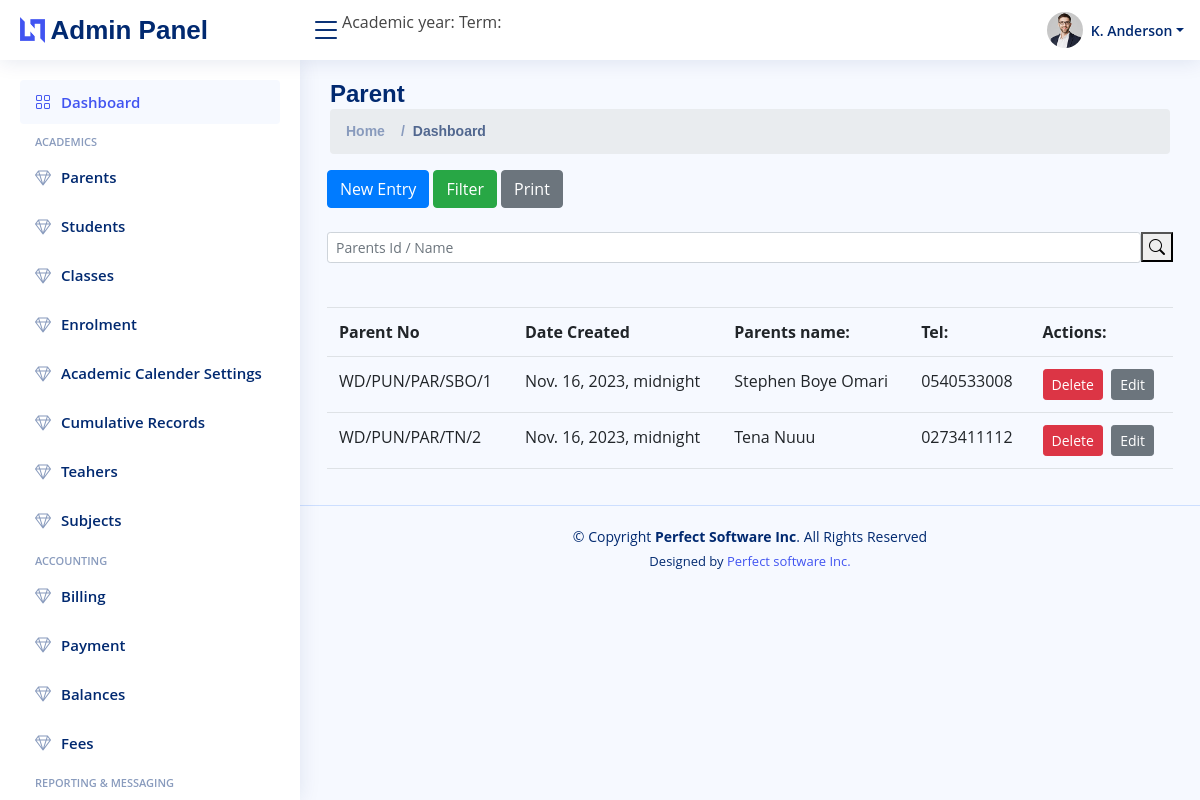
The app's page /dashboard/parents/ with its own data.
### parents/models.py (models this page shows)
class Parents(models.Model):
    parentNo = models.CharField(max_length=20, unique= True)
    fatherName = models.CharField(max_length = 30, null=True,unique=True)
    fatherOccupation = models.CharField(max_length = 30, null=True)
    fatherPhonenumber = models.CharField(max_length = 10, null=True)
    motherName = models.CharField(max_length = 30, null=True,unique=True)
    motherOccupation = models.CharField(max_length = 30, null=True)
    motherPhonenumber = models.CharField(max_length = 10, null=True)
    createdAt = models.DateTimeField(max_length = 30, default=datetime.date.today)
    updatedAt = models.DateTimeField(max_length = 30, default=datetime.date.today)

### parents/views.py (the view)
# urls.py: path("dashboard/parents/", views.viewParents, name = 'parentsview'),
def viewParents(request):
    parents = Parents.objects.all()
    return render(request,"parentsview.html",{'parents':parents})

### parents/templates/parentsview.html (shortened to what this page needs)
{% extends 'dashboard.html' %}
{%block pagetitle%}
<h1>Parent</h1>
{%endblock%}
{%block body%}
<section>
    <div class="row">
        <div class="col-md-12">
            {%include 'header.html'%}
        </div>
        <div class="col-md-12">
            <div class="search-bar">
                <form action = "search" class="search-form d-flex align-items-center" method="POST" >
                    <input class="form-control form-control-sm" style="width: 100%;" type="text" name="searchkey" placeholder="Parents Id / Name" title="Enter search keyword">
                  <button type="submit" title="Search" style="margin-bottom: 20px;"><i class="bi bi-search"></i></button>
                </form>
              </div><br>
        </div>
        <div class="col-md-12">
                {%if parents|length == 0%}
                <h1>No Data Found </h1>
                {%else%}
                <table class="table">
                    <tr>
                        <th>Parent No</th>
                        <th>Date Created</th>
                        <th>Parents name:</th>
                        <th>Tel:</th>
                        <th>Actions:</th>
                    </tr>
                {% for parent in parents%}
                <tr>
                    <td>{{parent.parentNo}}</td>
                    <td>{{parent.createdAt}}</td>
                    <td>{{parent.fatherName}}</td>
                    <td>{{parent.fatherPhonenumber}}</td>
                    <td><a href="/dashboard/parents/delete/{{parent.id}}"><button class =" btn btn-danger btn-sm">Delete</button></a> &nbsp<a href="/dashboard/parents/edit/{{parent.id}}"><button class = "btn btn-secondary btn-sm">Edit</button></a></td>
                </tr>
                {%endfor%}
                {%endif%}
            </table>
          </div>
    </div>
</section>
{%endblock%}

### static/style.css (style rules this page uses)
:root { scroll-behavior: smooth; }
body { font-family: "Open Sans", sans-serif; background: #f6f9ff; color: #444444; }
a { color: #4154f1; text-decoration: none; }
h1, h2, h3, h4, h5, h6 { font-family: "Nunito", sans-serif; }
.pagetitle h1 { font-size: 24px; margin-bottom: 0; font-weight: 600; color: #012970; }
input,select { margin-bottom: 20px; }

### records on screen
Parents: parentNo "WD/PUN/PAR/SBO/1", createdAt "Nov. 16, 2023, midnight", fatherName "Stephen Boye Omari", fatherPhonenumber "0540533008"
Parents: parentNo "WD/PUN/PAR/TN/2", createdAt "Nov. 16, 2023, midnight", fatherName "Tena Nuuu", fatherPhonenumber "0273411112"
